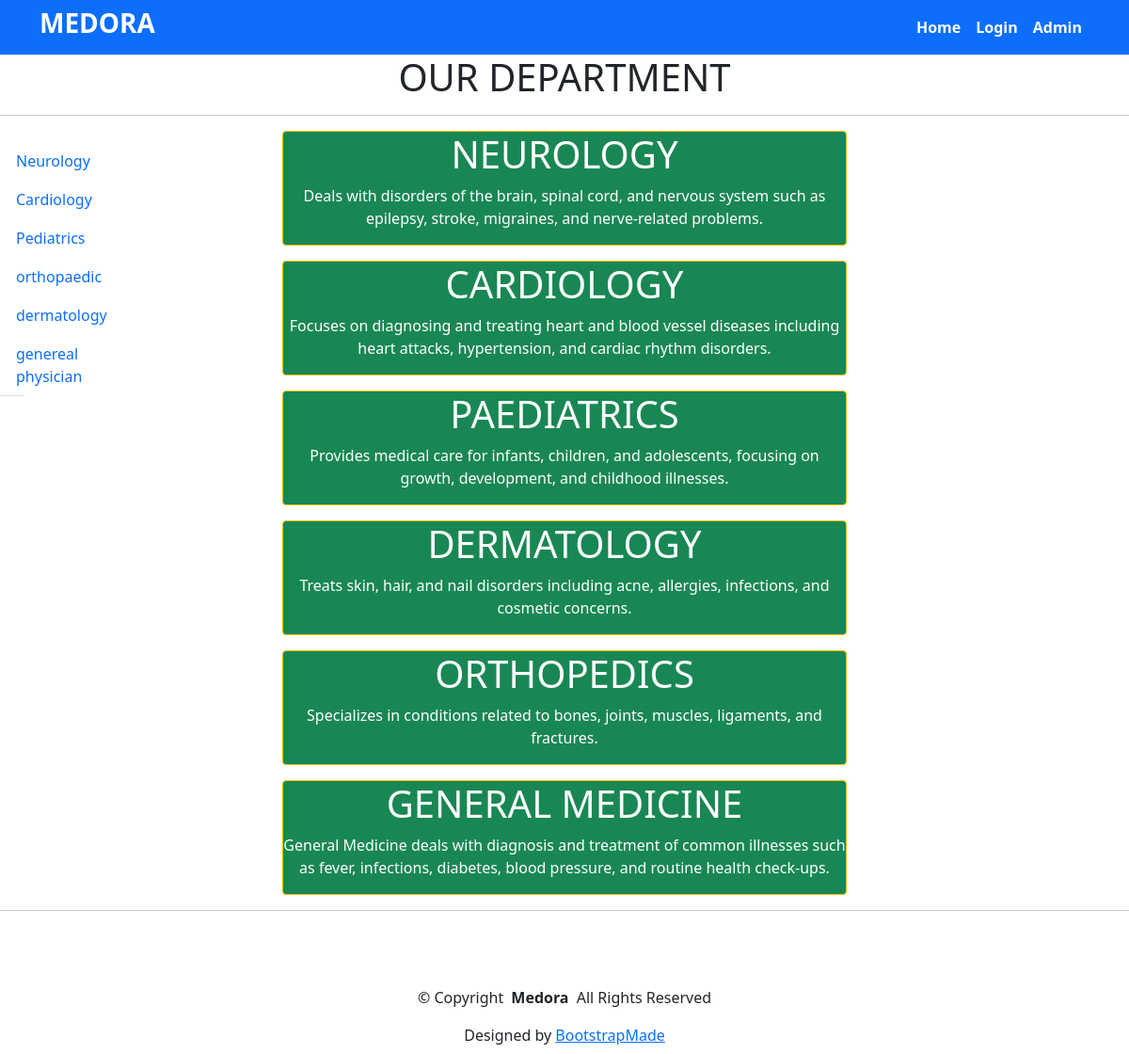
/medora/department, run on the app's committed database.
### home/models.py (models this page shows, shortened)
class Departments(models.Model):
    dep_name=models.CharField(max_length=250)
    dep_description=models.TextField(max_length=300,null=True)

### home/views.py (the view)
# urls.py: path('department',departments, name='department'),
def departments(request):
    doc_dept={
        'dept':Departments.objects.all()
    }
    return render(request,'department.html',doc_dept)

### templates/department.html (shortened to what this page needs)
{% extends 'base.html' %}
{% block content %}
<h1 class="text-center"> OUR DEPARTMENT</h1>
<hr>
{% for i in dept %}
<div class="mx-auto w-50 bg-success text-center text-white p3 my-3 border border-warning rounded-2">
    <h1>{{i.dep_name}}</h1>
    <p>{{i.dep_description}}</p>
</div>
{% endfor %}
<div class="row" style="position: absolute; top: 150px;">
    <div class="col-lg-3">
        <ul class="nav nav-tabs flex-column">
            <li class="nav-item">
                <a class="nav-link" data-bs-toggle="tab" href="#departments-tab-2">Neurology</a>
            </li>
            <li class="nav-item">
                <a class="nav-link" data-bs-toggle="tab" href="#departments-tab-3">Cardiology</a>
            </li>
            <li class="nav-item">
                <a class="nav-link" data-bs-toggle="tab" href="#departments-tab-4">Pediatrics</a>
            </li>
            <li class="nav-item">
                <a class="nav-link" data-bs-toggle="tab" href="#departments-tab-5">orthopaedic</a>
            </li>
            <li class="nav-item">
                <a class="nav-link" data-bs-toggle="tab" href="#departments-tab-5">dermatology</a>
            </li>
            <li class="nav-item">
                <a class="nav-link" data-bs-toggle="tab" href="#departments-tab-5">genereal physician</a>
            </li>
        </ul>
    </div>
</div>
    {% endblock %}

### data on the page
Departments: dep_name "NEUROLOGY", dep_description "Deals with disorders of the brain, spinal cord, and nervous system such as epilepsy, stroke, migraines, and nerve-related problems."
Departments: dep_name "CARDIOLOGY", dep_description "Focuses on diagnosing and treating heart and blood vessel diseases including heart attacks, hypertension, and cardiac rhythm disorders."
Departments: dep_name "PAEDIATRICS", dep_description "Provides medical care for infants, children, and adolescents, focusing on growth, development, and childhood illnesses."
Departments: dep_name "DERMATOLOGY", dep_description "Treats skin, hair, and nail disorders including acne, allergies, infections, and cosmetic concerns."
Departments: dep_name "ORTHOPEDICS", dep_description "Specializes in conditions related to bones, joints, muscles, ligaments, and fractures."
Departments: dep_name "GENERAL MEDICINE", dep_description "General Medicine deals with diagnosis and treatment of common illnesses such as fever, infections, diabetes, blood pressure, and routine health check-ups."
